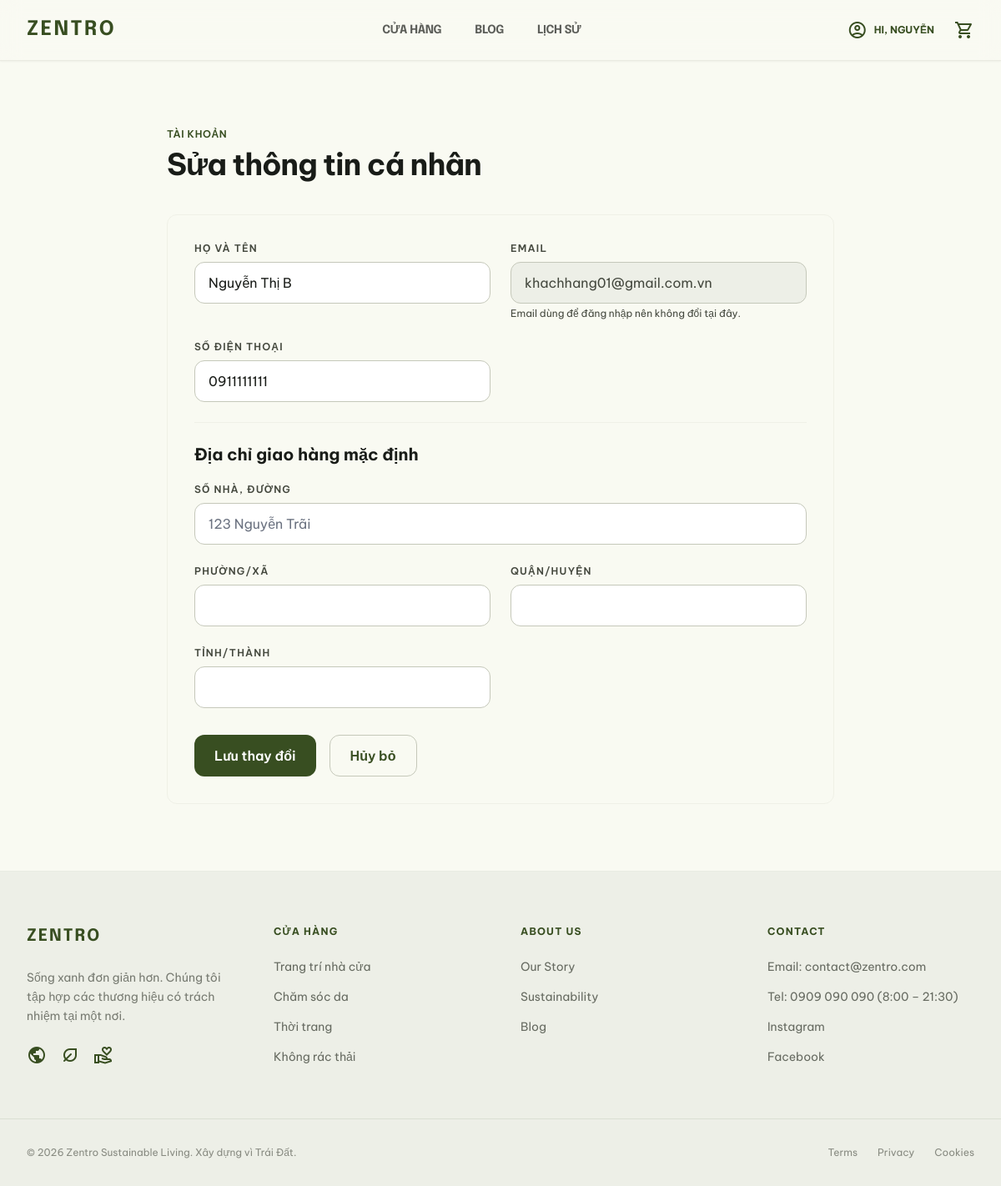
/?url=profile/edit (signed in), run on the app's committed database.
### tables this page shows
CREATE TABLE `nguoidung` (
  `MaNguoiDung` varchar(20) NOT NULL,
  `HoTen` varchar(100) NOT NULL,
  `Email` varchar(100) NOT NULL,
  `MatKhau` varchar(255) NOT NULL,
  `SoDienThoai` varchar(15) DEFAULT NULL,
  `MaQuyen` varchar(20) DEFAULT NULL,
  `NgayTao` datetime DEFAULT current_timestamp()
);

### app/controllers/ProfileController.php (called while the page is built, shortened)
<?php
class ProfileController extends Controller
{
    private function currentUser(UserModel $userModel): array
    {
        $userId = $_SESSION['user_id'] ?? '';
        $user = $userId !== '' ? $userModel->getUserInfo($userId) : false;
        if (is_array($user)) {
            return $user;
        }
        return [];
    }
    public function edit()
    {
        $userModel = $this->model('UserModel');
        $user = $this->currentUser($userModel);
        $this->view('profile/edit', [
            'user' => $user,
            'errors' => $_SESSION['profile_errors'] ?? [],
            'old' => $_SESSION['profile_old'] ?? [],
            'error' => $_SESSION['error'] ?? '',
        ]);
    }
}

### index.php (called while the page is built, shortened)
<?php
require_once __DIR__ . '/core/Database.php';
require_once __DIR__ . '/core/Model.php';
require_once __DIR__ . '/core/Controller.php';
$router = new Router();
$router->dispatch();

### core/Model.php (called while the page is built, shortened)
<?php
class Model
{
    public function __construct()
    {
        $database = new Database();
        $this->db = $database->connect();
    }
}

### core/Database.php (called while the page is built, shortened)
<?php
class Database
{
    private $host = DB_HOST;
    private $port = DB_PORT;
    private $dbname = DB_NAME;
    private $username = DB_USER;
    private $password = DB_PASS;
    private $conn;
    public function connect()
    {
        if ($this->conn == null) {
            try {
                $dsn = "mysql:host={$this->host};port={$this->port};dbname={$this->dbname};charset=utf8mb4";
                $this->conn = new PDO($dsn, $this->username, $this->password);
                $this->conn->setAttribute(PDO::ATTR_ERRMODE, PDO::ERRMODE_EXCEPTION);
                $this->conn->setAttribute(PDO::ATTR_DEFAULT_FETCH_MODE, PDO::FETCH_ASSOC);
            } catch (PDOException $e) {
                die("Kết nối database thất bại: " . $e->getMessage());
            }
        }
        return $this->conn;
    }
}

### app/models/UserModel.php (called while the page is built, shortened)
<?php
class UserModel extends Model {
    public function getUserInfo($id) {
        $sql = "SELECT n.*, d.SoNha_Duong, d.PhuongXa, d.QuanHuyen, d.TinhThanh
                FROM nguoidung n
                LEFT JOIN diachi d ON n.MaNguoiDung = d.MaNguoiDung AND d.MacDinh = 1
                WHERE n.MaNguoiDung = ?";
        $stmt = $this->db->prepare($sql);
        $stmt->execute([$id]);
        return $stmt->fetch(PDO::FETCH_ASSOC);
    }
}

### app/views/profile/edit.php (the view, shortened to what this page needs)
<?php include __DIR__ . '/../layouts/header.php'; ?>
<?php
$user = is_array($user ?? null) ? $user : [];
$old = is_array($old ?? null) ? $old : [];
$u = !empty($old) ? array_merge($user, $old) : $user;
?>
<main class="max-w-4xl mx-auto px-6 md:px-12 py-12 md:py-20">
    <div class="mb-10">
        <span class="text-primary font-semibold tracking-wider text-xs uppercase mb-2 block">Tài khoản</span>
        <h1 class="text-4xl font-bold text-on-surface tracking-tight">Sửa thông tin cá nhân</h1>
    </div>
    <form action="index.php?url=profile/update" method="POST" class="bg-surface-container-lowest border border-outline-variant/20 rounded-xl p-8 space-y-6">
        <div class="grid grid-cols-1 md:grid-cols-2 gap-6">
            <div>
                <label class="text-on-surface-variant text-xs font-semibold uppercase tracking-widest block mb-2">Họ và tên</label>
                <input
                    type="text"
                    name="HoTen"
                    value="<?= htmlspecialchars($u['HoTen'] ?? '') ?>"
                    class="w-full rounded-xl border border-outline-variant bg-white px-4 py-3"
                    required
                >
            </div>
            <div>
                <label class="text-on-surface-variant text-xs font-semibold uppercase tracking-widest block mb-2">Email</label>
                <input
                    type="email"
                    value="<?= htmlspecialchars($u['Email'] ?? '') ?>"
                    class="w-full rounded-xl border border-outline-variant bg-surface-container px-4 py-3 text-on-surface-variant"
                    disabled
                >
                <p class="text-xs text-on-surface-variant mt-1">Email dùng để đăng nhập nên không đổi tại đây.</p>
            </div>
            <div>
                <label class="text-on-surface-variant text-xs font-semibold uppercase tracking-widest block mb-2">Số điện thoại</label>
                <input
                    type="text"
                    name="SoDienThoai"
                    value="<?= htmlspecialchars($u['SoDienThoai'] ?? '') ?>"
                    class="w-full rounded-xl border border-outline-variant bg-white px-4 py-3"
                    placeholder="0900000000"
                >
            </div>
        </div>
        <div class="border-t border-outline-variant/20 pt-6">
            <h2 class="text-xl font-bold text-on-surface mb-5">Địa chỉ giao hàng mặc định</h2>
            <div class="grid grid-cols-1 md:grid-cols-2 gap-6">
                <div class="md:col-span-2">
                    <label class="text-on-surface-variant text-xs font-semibold uppercase tracking-widest block mb-2">Số nhà, đường</label>
                    <input
                        type="text"
                        name="SoNha_Duong"
                        value="<?= htmlspecialchars($u['SoNha_Duong'] ?? '') ?>"
                        class="w-full rounded-xl border border-outline-variant bg-white px-4 py-3"
                        placeholder="123 Nguyễn Trãi"
                    >
                </div>
                <div>
                    <label class="text-on-surface-variant text-xs font-semibold uppercase tracking-widest block mb-2">Phường/Xã</label>
                    <input
                        type="text"
                        name="PhuongXa"
                        value="<?= htmlspecialchars($u['PhuongXa'] ?? '') ?>"
                        class="w-full rounded-xl border border-outline-variant bg-white px-4 py-3"
                    >
                </div>
                <div>
                    <label class="text-on-surface-variant text-xs font-semibold uppercase tracking-widest block mb-2">Quận/Huyện</label>
                    <input
                        type="text"
                        name="QuanHuyen"
                        value="<?= htmlspecialchars($u['QuanHuyen'] ?? '') ?>"
                        class="w-full rounded-xl border border-outline-variant bg-white px-4 py-3"
                    >
                </div>
                <div>
                    <label class="text-on-surface-variant text-xs font-semibold uppercase tracking-widest block mb-2">Tỉnh/Thành</label>
                    <input
                        type="text"
                        name="TinhThanh"
                        value="<?= htmlspecialchars($u['TinhThanh'] ?? '') ?>"
                        class="w-full rounded-xl border border-outline-variant bg-white px-4 py-3"
                    >
                </div>
            </div>
        </div>
        <div class="flex flex-wrap gap-4 pt-2">
            <button type="submit" class="px-6 py-3 rounded-xl bg-primary text-white font-semibold">
                Lưu thay đổi
            </button>
            <a href="index.php?url=profile" class="px-6 py-3 rounded-xl border border-outline-variant text-primary font-semibold">
                Hủy bỏ
            </a>
        </div>
    </form>
</main>
<?php include __DIR__ . '/../layouts/footer.php'; ?>

### data on the page
nguoidung: HoTen "Nguyễn Thị B", Email "khachhang01@gmail.com.vn", SoDienThoai "0911111111"

### other printed values
$item['label'] "CỬA HÀNG"
$item['label'] "BLOG"
$item['label'] "LỊCH SỬ"
explode(' ', $_SESSION['user_name'] ?? 'User')[0] "NGUYỄN"
